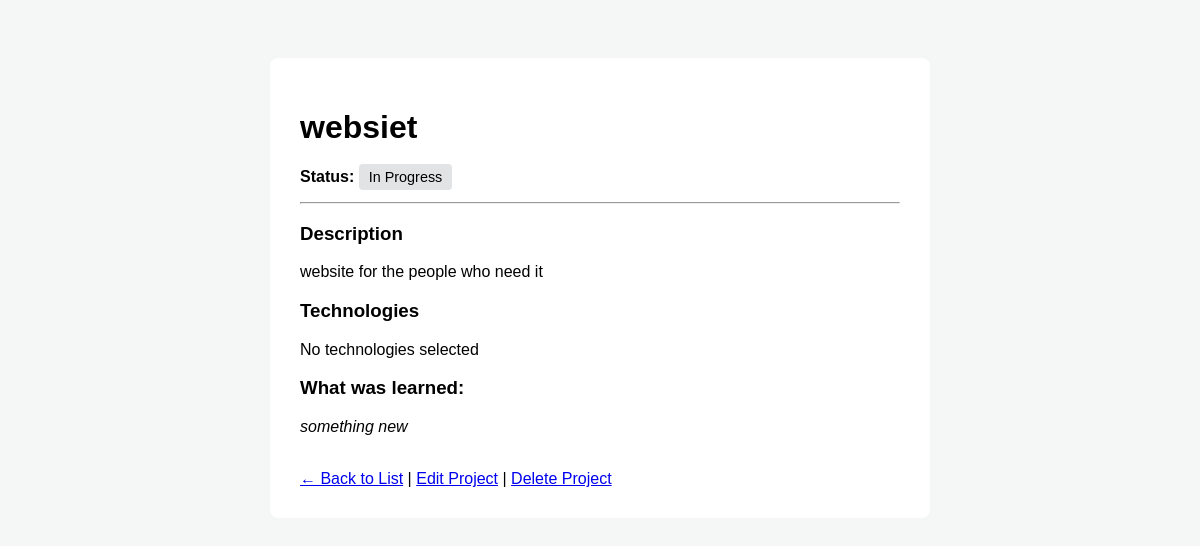
/project/1/, run on the app's committed database.
### tracker/models.py (models this page shows, shortened)
class Project(models.Model):
    STATUS_CHOICES = [
        ('Planned', 'Planned'),
        ('In Progress', 'In Progress'),
        ('Completed', 'Completed'),
    ]
    name = models.CharField(max_length=255)
    description = models.TextField()
    status = models.CharField(max_length=20, choices=STATUS_CHOICES, default='Planned')
    technology = models.ManyToManyField(Technology, blank=True)  # <-- change here
    what_i_learned = models.TextField()

### tracker/views.py (the view)
# urls.py: path('project/<int:pk>/', ProjectDetailView.as_view(), name='project_detail'),
class ProjectDetailView(DetailView):
    model = Project
    template_name = 'tracker/project_detail.html'

### templates/tracker/project_detail.html (shortened to what this page needs)
<!DOCTYPE html>
<html>
<head>
</head>
<body>
    <div class="content">
        <h1>{{ project.name }}</h1>
        <p><strong>Status:</strong> <span class="tag">{{ project.status }}</span></p>
        <hr>
        <h3>Description</h3>
        <p>{{ project.description }}</p>
        <h3>Technologies</h3>
        <p>
        {% for tech in project.technology.all %}
            <span class="tag">{{ tech.name }}</span>
        {% empty %}
            <span>No technologies selected</span>
        {% endfor %}
        </p>
        <h3>What was learned:</h3>
        <p><em>{{ project.what_i_learned }}</em></p>
        <br>
        <a href="{% url 'project_list' %}">← Back to List</a> |
        <a href="{% url 'project_edit' project.id %}">Edit Project</a> |
        <a href="{% url 'project_delete' project.id %}">Delete Project</a>
    </div>
</body>
</html>

### templates/tracker/project_detail.html (style rules this page uses)
body { font-family: sans-serif; background: #f4f7f6; padding: 50px; }
.content { background: white; padding: 30px; border-radius: 8px; max-width: 600px; margin: auto; }
.tag { background: #e2e3e5; padding: 5px 10px; border-radius: 4px; font-size: 0.9em; margin-right: 5px; }

### data on the page
Project: name "websiet", status "In Progress", description "website for the people who need it", what_i_learned "something new"
